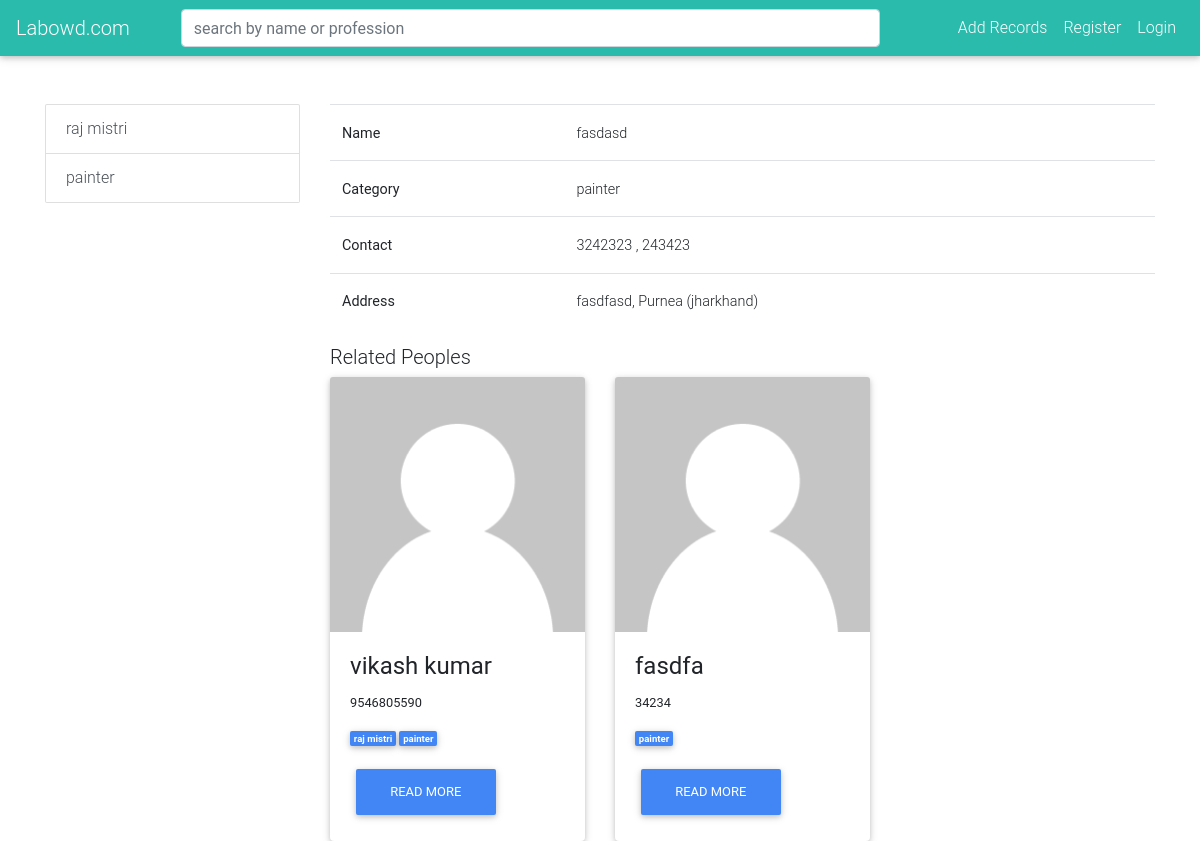
Page /details/3/ on the committed database.
### public/models.py (models this page shows, shortened)
class Categories(models.Model):
    cat_title = models.CharField(max_length=200)
    cat_description = models.TextField()
    cat_icon = models.CharField(max_length=25)
    cat_date_of_creation = models.DateTimeField(auto_now=True)
    def __str__(self):
        return self.cat_title

class Peoples(models.Model):
    name = models.CharField(max_length=200)
    category = models.ManyToManyField(Categories)
    contact = models.IntegerField(null=True)
    street = models.TextField()
    city = models.CharField(max_length=10,choices=CITY_CHOICE)
    state = models.CharField(max_length=10,choices=STATE_CHOICE)
    secondary_contact = models.IntegerField(null=True,blank=True)

### public/views.py (the view)
# urls.py: path('details/<int:pk>/',PeopleDetailView.as_view(),name='item'),
class PeopleDetailView(DetailView):
    model = Peoples
    template_name = "item.html"
    def get_context_data(self, **kwargs):
        context = super(PeopleDetailView, self).get_context_data(**kwargs)
        context['categories'] = Categories.objects.all()
        context['related_peoples'] = Peoples.objects.exclude(pk=self.kwargs['pk'])
        return context

### templates/item.html
{% extends 'base.html' %}
{% block content %}
    <div class="container mt-5">
        <div class="row">
            <div class="col-lg-3">
                {% include "side.html" %}
            </div>
            <div class="col-lg-9">
                <table class="table">
                    <tr>
                        <th>Name</th>
                        <td>{{ object.name }}</td>
                    </tr>
                    <tr>
                        <th>Category</th>
                        <td>
                            {% for c in object.category.all %}
                                {{ c }}
                            {% endfor %}
                        </td>
                    </tr>
                    <tr>
                        <th>Contact</th>
                        <td>
                            {{ object.contact }}{% if object.secondary_contact %}
                                , {{ object.secondary_contact }}
                            {% endif %}
                        </td>
                    </tr>
                    <tr>
                        <th>Address</th>
                        <td>
                            {{ object.street }}, {{ object.get_city_display }} ({{ object.get_state_display }})
                        </td>
                    </tr>
                </table>
                    <h2 class="lead">Related Peoples</h2>
                <div class="row">
                    {% for p in related_peoples %}
                        <div class="col-lg-4">
                            <div class="card">
                                {% load static %}
                                <img src="{% static 'default.png' %}" alt="" class="card-img-top">
                                <div class="card-body">
                                    <h4 class="card-title"><a>{{ p.name }}</a></h4>
                                    <p class="small">{{ p.contact }}
                                    </p>
                                    <p class="small">
                                        {% for c in p.category.all %}
                                            <span class="badge badge-primary">{{ c.cat_title }}</span>
                                        {% endfor %}
                                    </p>
                                    <a href="{% url 'item' p.id %}" class="btn btn-primary">Read More</a>
                                </div>
                            </div>
                        </div>
                    {% endfor %}
                </div>
            </div>
        </div>
    </div>
{% endblock %}

### templates/side.html
<div class="list-group">
    {% for cat in categories %}
        <a href="" class="list-group-item list-group-item-action">
            {{ cat.cat_title }}
        </a>
    {% endfor %}
</div>

### rows in the picture
Categories: cat_title "raj mistri"
Categories: cat_title "painter"
Peoples: name "fasdasd", contact "3242323", secondary_contact "243423", street "fasdfasd", city "Purnea", state "jharkhand"
Peoples: name "vikash kumar", contact "9546805590"
Peoples: name "fasdfa", contact "34234"
